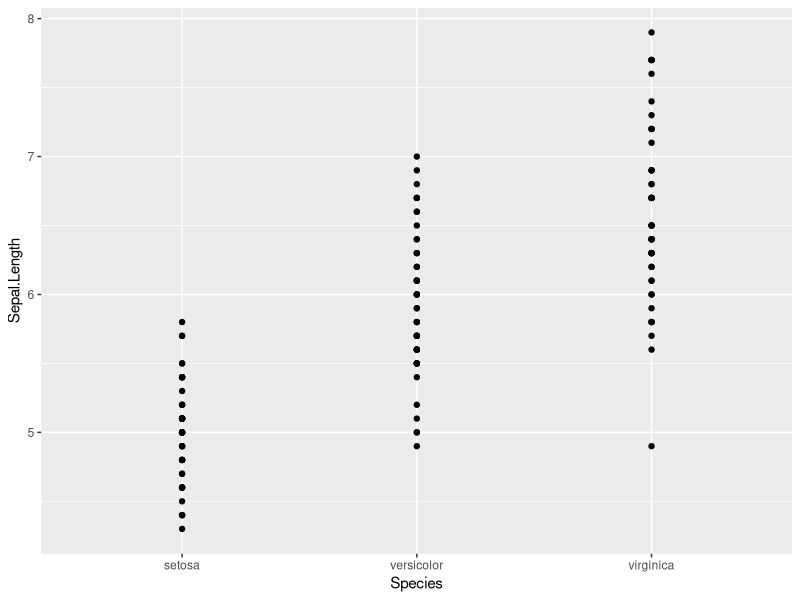
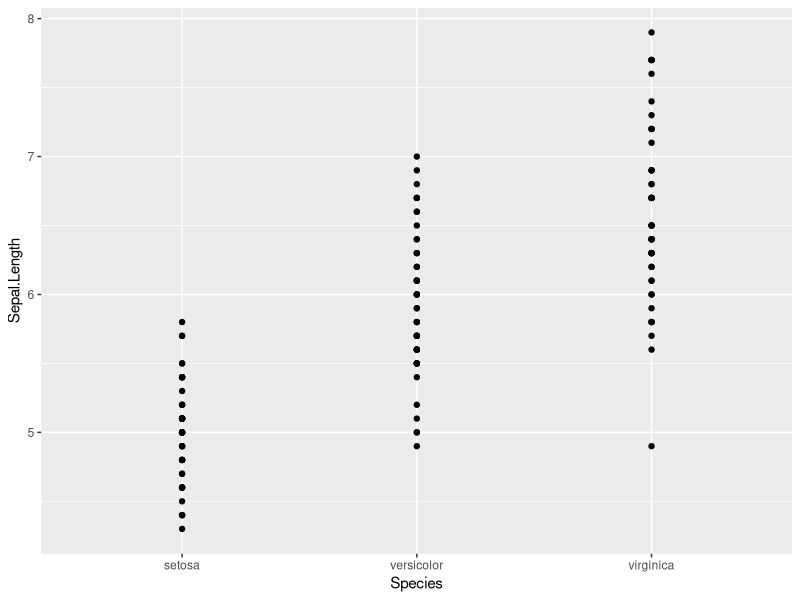
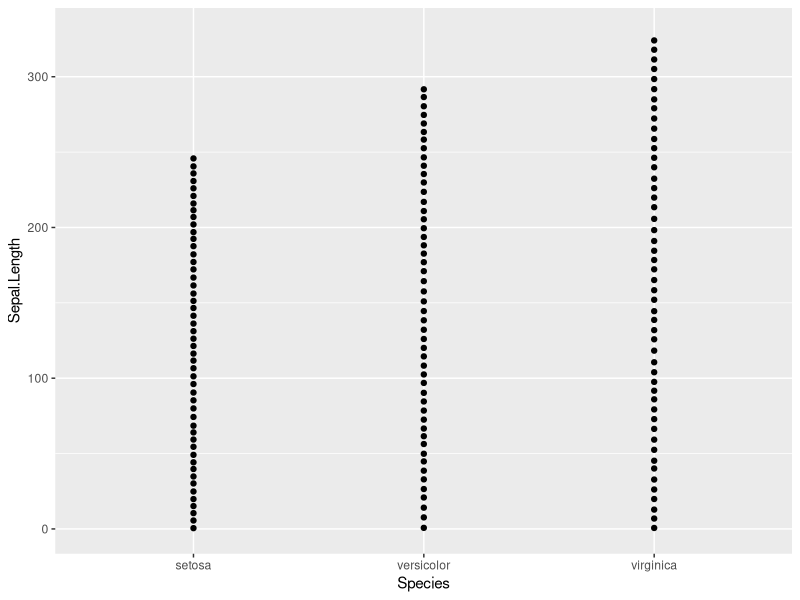
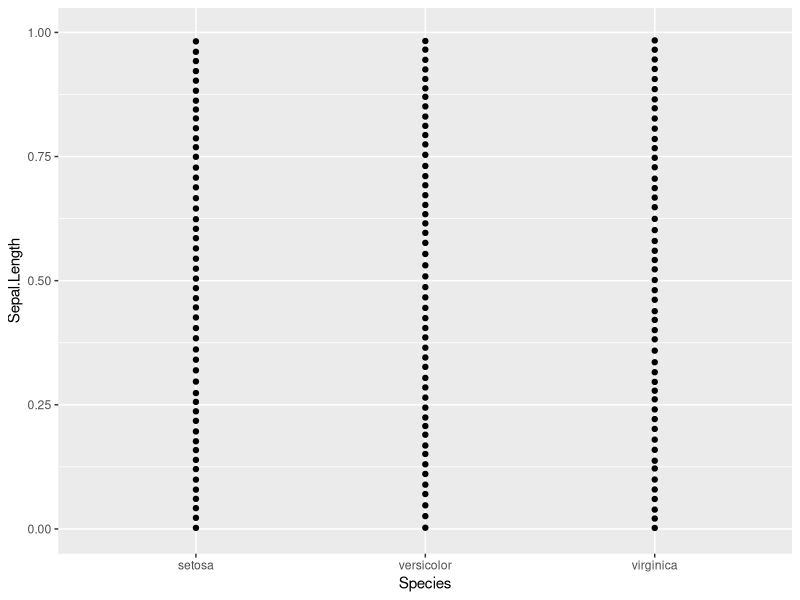
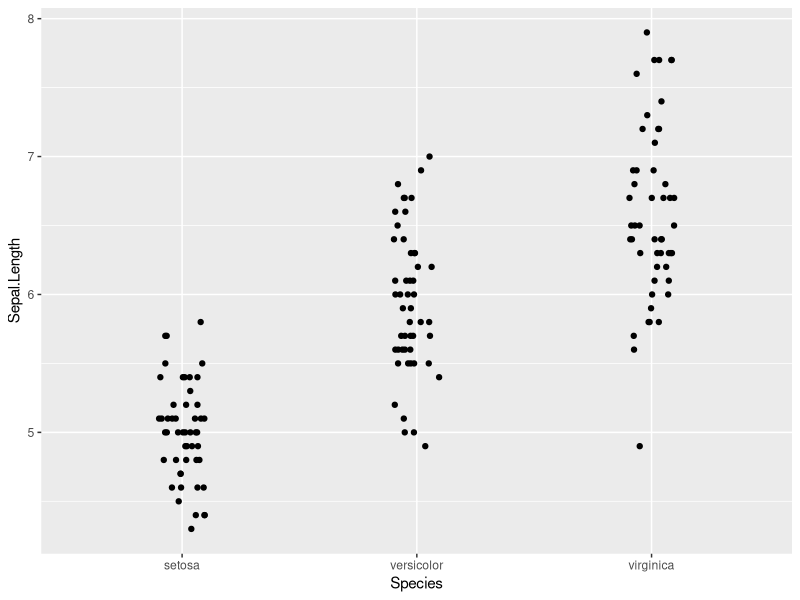
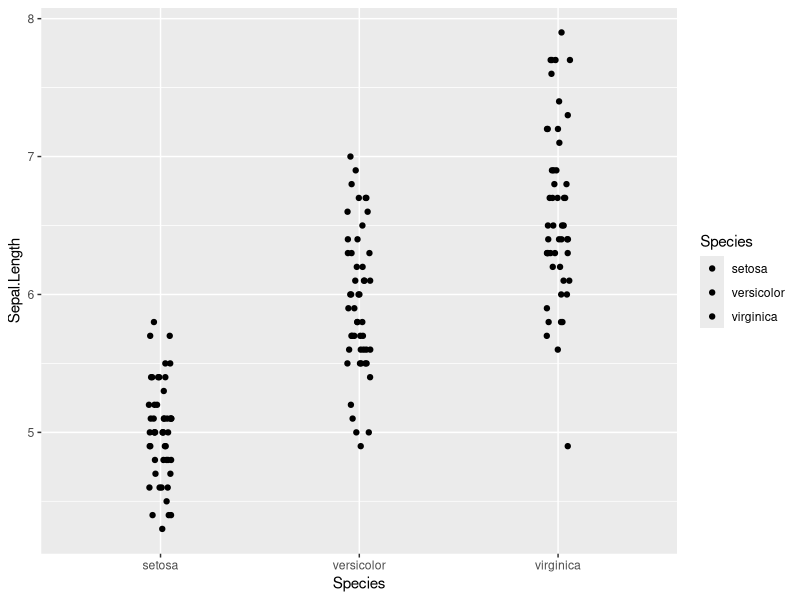

Reproduce these figures in R, in order. (Note: this script raises an error after producing the figures.)
library(ggplot2)

ggplot(iris, aes(x=Species, y=Sepal.Length)) +
  geom_point()

ggplot(iris, aes(x=Species, y=Sepal.Length)) +
  geom_point(position = position_dodge())

ggplot(iris, aes(x=Species, y=Sepal.Length, ymax=Sepal.Length+0.2)) +
  geom_point(position = position_stack(0.1, 0))

ggplot(iris, aes(x=Species, y=Sepal.Length)) +
  geom_point(position = position_fill(0.1, 0.1))

ggplot(iris, aes(x=Species, y=Sepal.Length)) +
  geom_point(position = position_jitter(0.1, 0))

ggplot(iris, aes(x=Species, fill=Species, y=Sepal.Length)) +
  geom_point(position = position_jitterdodge(0.3, 0))


#
# factor

# jednak nie jest zaimplementowane

ggplot(iris, aes(x=Species, y=factor(Sepal.Length), group=factor(Sepal.Length))) +
  geom_point(position = position_dodge(width = 0.2, 0))
